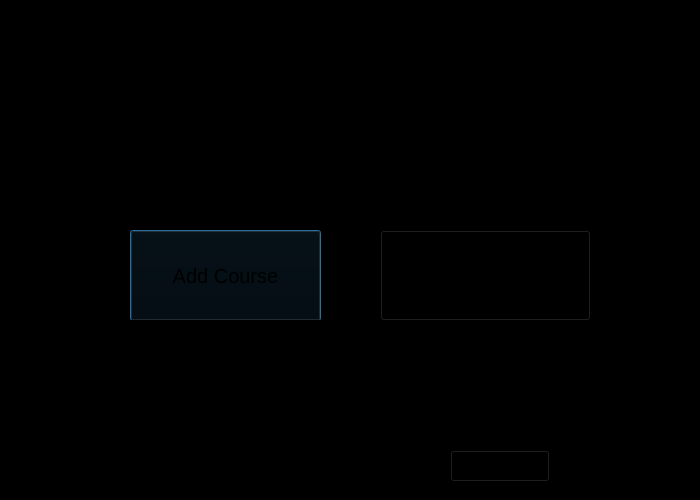
<?xml version="1.0" encoding="UTF-8"?>
<ui version="4.0">
 <class>fallTermPage</class>
 <widget class="QDialog" name="fallTermPage">
  <property name="geometry">
   <rect>
    <x>0</x>
    <y>0</y>
    <width>700</width>
    <height>500</height>
   </rect>
  </property>
  <property name="windowTitle">
   <string>Dialog</string>
  </property>
  <property name="styleSheet">
   <string notr="true">background-color: black;

</string>
  </property>
  <widget class="QPushButton" name="addcourse">
   <property name="geometry">
    <rect>
     <x>130</x>
     <y>230</y>
     <width>191</width>
     <height>91</height>
    </rect>
   </property>
   <property name="font">
    <font>
     <pointsize>15</pointsize>
    </font>
   </property>
   <property name="text">
    <string>Add Course</string>
   </property>
  </widget>
  <widget class="QPushButton" name="dropcourse">
   <property name="geometry">
    <rect>
     <x>380</x>
     <y>230</y>
     <width>211</width>
     <height>91</height>
    </rect>
   </property>
   <property name="font">
    <font>
     <pointsize>15</pointsize>
    </font>
   </property>
   <property name="text">
    <string>Drop Course</string>
   </property>
  </widget>
  <widget class="QLabel" name="facultyname">
   <property name="geometry">
    <rect>
     <x>160</x>
     <y>0</y>
     <width>361</width>
     <height>51</height>
    </rect>
   </property>
   <property name="font">
    <font>
     <pointsize>15</pointsize>
    </font>
   </property>
   <property name="text">
    <string>Faculty: </string>
   </property>
  </widget>
  <widget class="QLabel" name="coursename">
   <property name="geometry">
    <rect>
     <x>160</x>
     <y>40</y>
     <width>361</width>
     <height>61</height>
    </rect>
   </property>
   <property name="font">
    <font>
     <pointsize>15</pointsize>
    </font>
   </property>
   <property name="text">
    <string>Course: </string>
   </property>
  </widget>
  <widget class="QLabel" name="courseavailability">
   <property name="geometry">
    <rect>
     <x>150</x>
     <y>130</y>
     <width>341</width>
     <height>41</height>
    </rect>
   </property>
   <property name="font">
    <font>
     <pointsize>15</pointsize>
    </font>
   </property>
   <property name="text">
    <string>Course Availability:</string>
   </property>
  </widget>
  <widget class="QLabel" name="courseprereqs">
   <property name="geometry">
    <rect>
     <x>150</x>
     <y>70</y>
     <width>501</width>
     <height>81</height>
    </rect>
   </property>
   <property name="font">
    <font>
     <pointsize>15</pointsize>
    </font>
   </property>
   <property name="text">
    <string>Course Prerequisites:</string>
   </property>
   <property name="wordWrap">
    <bool>true</bool>
   </property>
  </widget>
  <widget class="QLabel" name="studentid">
   <property name="geometry">
    <rect>
     <x>10</x>
     <y>320</y>
     <width>361</width>
     <height>51</height>
    </rect>
   </property>
   <property name="font">
    <font>
     <pointsize>15</pointsize>
    </font>
   </property>
   <property name="text">
    <string>StudentID:</string>
   </property>
  </widget>
  <widget class="QLabel" name="studentcompletedcourses">
   <property name="geometry">
    <rect>
     <x>10</x>
     <y>370</y>
     <width>661</width>
     <height>41</height>
    </rect>
   </property>
   <property name="font">
    <font>
     <pointsize>15</pointsize>
    </font>
   </property>
   <property name="text">
    <string>Courses Completed:</string>
   </property>
  </widget>
  <widget class="QLabel" name="studentmajor">
   <property name="geometry">
    <rect>
     <x>10</x>
     <y>400</y>
     <width>361</width>
     <height>41</height>
    </rect>
   </property>
   <property name="font">
    <font>
     <pointsize>15</pointsize>
    </font>
   </property>
   <property name="text">
    <string>Major:</string>
   </property>
  </widget>
  <widget class="QPushButton" name="detectbutton">
   <property name="geometry">
    <rect>
     <x>450</x>
     <y>450</y>
     <width>100</width>
     <height>32</height>
    </rect>
   </property>
   <property name="text">
    <string>Detect</string>
   </property>
  </widget>
  <zorder>addcourse</zorder>
  <zorder>dropcourse</zorder>
  <zorder>facultyname</zorder>
  <zorder>courseprereqs</zorder>
  <zorder>studentid</zorder>
  <zorder>studentcompletedcourses</zorder>
  <zorder>studentmajor</zorder>
  <zorder>coursename</zorder>
  <zorder>courseavailability</zorder>
  <zorder>detectbutton</zorder>
 </widget>
 <resources/>
 <connections/>
</ui>
